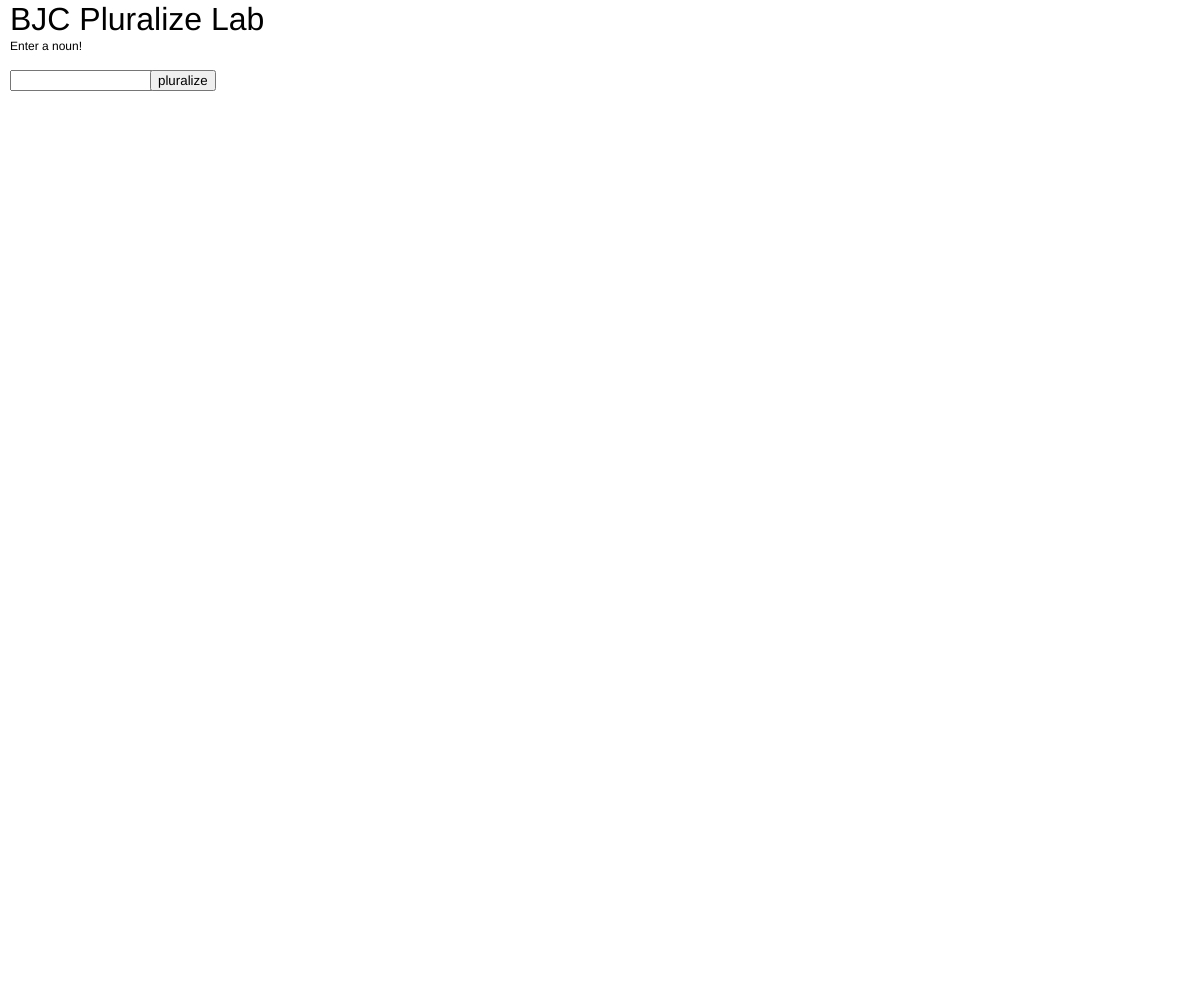
Frame 1 (no input)
Frame 60 (no input): identical to frame 1, image omitted
Frame 120 (the mouse pressed at the canvas centre since frame 60): identical to frame 1, image omitted

The p5.js sketch that drew this single still picture (run headless with seeded random() and noise() and a simulated clock; from frame 60 on, the mouse is pressed at the canvas centre):

// p5.js sketch
// ── sketch.js
var input, button, greeting;

function setup() {
  createCanvas(windowWidth, windowHeight)

  input = createInput()
  input.position(10, 70)
  button = createButton('pluralize');
  button.position(150, 70);
}

function draw() {

  background('white')
  textSize(32)
  text("BJC Pluralize Lab", 10, 30)
  textSize(12)
  text("Enter a noun!",10,50)
  var noun = input.value();
  if (noun.length > 2) {
    if (noun.charAt(noun.length - 1) === "s" || noun.charAt(noun.length - 1) === "h" || noun.charAt(noun.length - 1) === "sh" || noun.charAt(noun.length - 1) === "ch") {
      text(noun + "es", 10, 110)
    } else {
      text(noun + "s", 10, 110)
    }
  }
}

function pluralize() {

}
